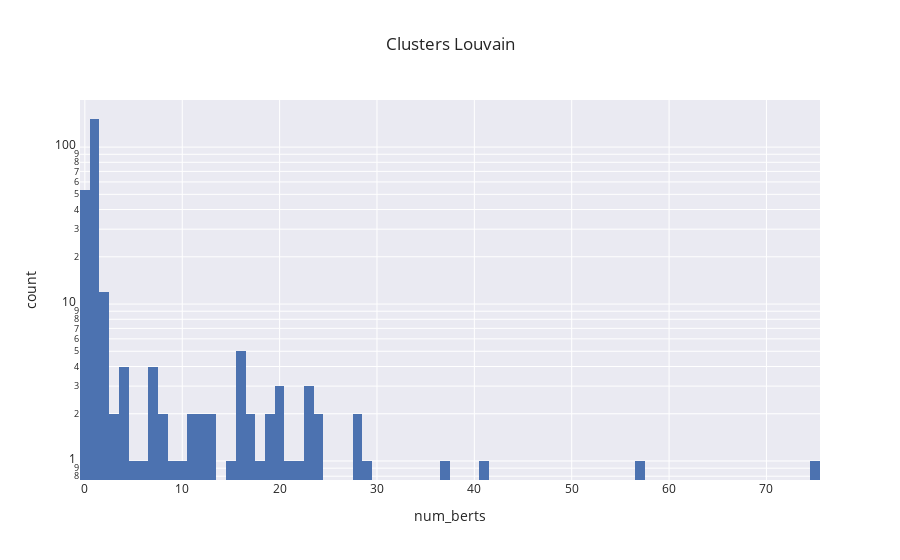
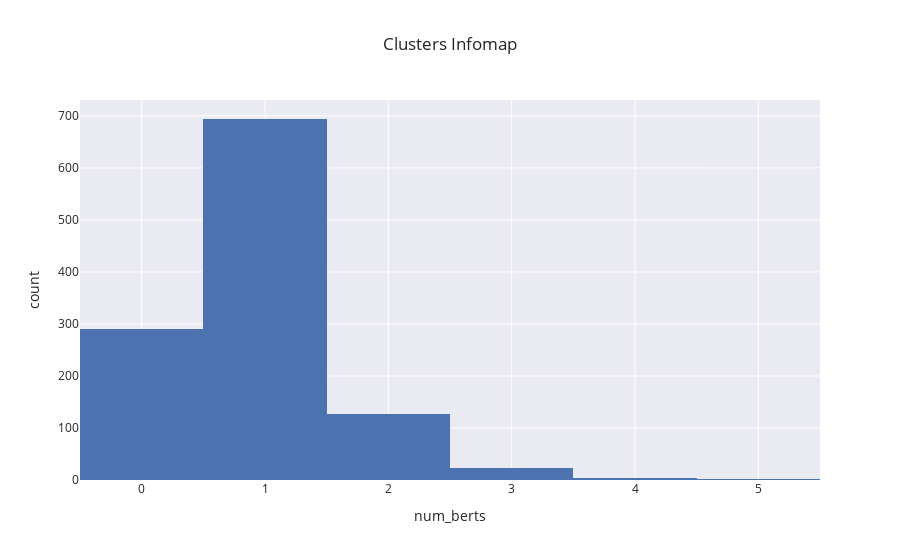

Here is the notebook cell these charts were saved with, in order:
### Code cell
fig1 = px.histogram(berts_louvain["num_berts"],x="num_berts", title="Clusters Louvain",nbins=80,log_y=True)
fig1.show()

fig2 = px.histogram(berts_infomap["num_berts"],x="num_berts", title="Clusters Infomap")
fig2.show()

### Figure 1 — Plotly figure (JSON) as saved in the notebook; plotly's stock layout.template omitted (floating-point values rounded to 4 significant figures; data arrays with more than 128 entries replaced by an {"elided": "..."} marker saying what was removed)
{"data": [{"alignmentgroup": "True", "bingroup": "x", "hovertemplate": "num_berts=%{x}<br>count=%{y}<extra></extra>", "legendgroup": "", "marker": {"color": "rgb(76,114,176)", "pattern": {"shape": ""}}, "name": "", "nbinsx": 80, "offsetgroup": "", "orientation": "v", "showlegend": false, "type": "histogram", "x": {"elided": "266 int values"}, "xaxis": "x", "yaxis": "y"}], "layout": {"barmode": "relative", "legend": {"tracegroupgap": 0}, "title": {"text": "Clusters Louvain"}, "xaxis": {"anchor": "y", "domain": [0, 1], "title": {"text": "num_berts"}}, "yaxis": {"anchor": "x", "domain": [0, 1], "title": {"text": "count"}, "type": "log"}}}

### Figure 2 — Plotly figure (JSON) as saved in the notebook; plotly's stock layout.template omitted (floating-point values rounded to 4 significant figures; data arrays with more than 128 entries replaced by an {"elided": "..."} marker saying what was removed)
{"data": [{"alignmentgroup": "True", "bingroup": "x", "hovertemplate": "num_berts=%{x}<br>count=%{y}<extra></extra>", "legendgroup": "", "marker": {"color": "rgb(76,114,176)", "pattern": {"shape": ""}}, "name": "", "offsetgroup": "", "orientation": "v", "showlegend": false, "type": "histogram", "x": {"elided": "1141 int values"}, "xaxis": "x", "yaxis": "y"}], "layout": {"barmode": "relative", "legend": {"tracegroupgap": 0}, "title": {"text": "Clusters Infomap"}, "xaxis": {"anchor": "y", "domain": [0, 1], "title": {"text": "num_berts"}}, "yaxis": {"anchor": "x", "domain": [0, 1], "title": {"text": "count"}}}}
